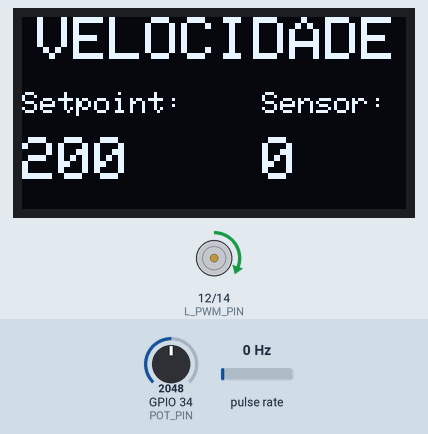
Simulated run of this sketch. Board: ESP32. On the bench: 128×64 one-colour display, motor-driver pin pairs drawn as motors (green arrow = first pin HIGH = forward, orange = second pin HIGH = backward, longer = more drive). Wiring (inferred from the names in the program): pulse sensor: data GPIO 13. The inputs (shaded band) are chosen by the test bench; at power-on: GPIO 34 (POT_PIN) = 2048, pulse rate 0 Hz (analog values on the 0–4095 scale). What the sketch prints to the serial monitor is not drawn.

Above: at 2.29 s.
2.3 s: GPIO 34 (POT_PIN) set to 1981
At 3.4 s:
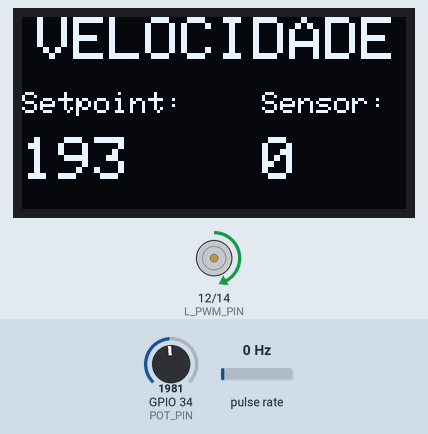
4.0 s: pulse rate (sensor on GPIO 13) set to 100 Hz
At 6.31 s:
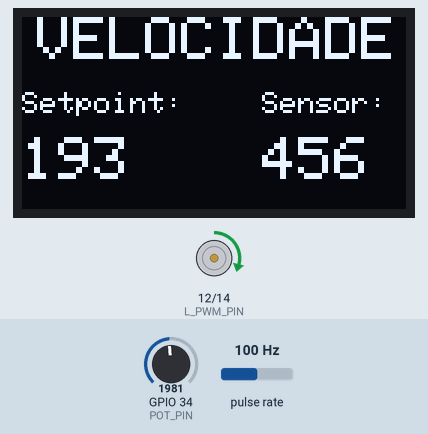
7.0 s: pulse rate (sensor on GPIO 13) set to 150 Hz
At 8.82 s:
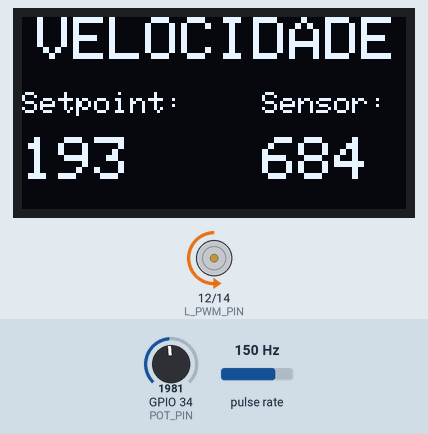
9.0 s: GPIO 34 (POT_PIN) set to 2047
At 10.46 s:
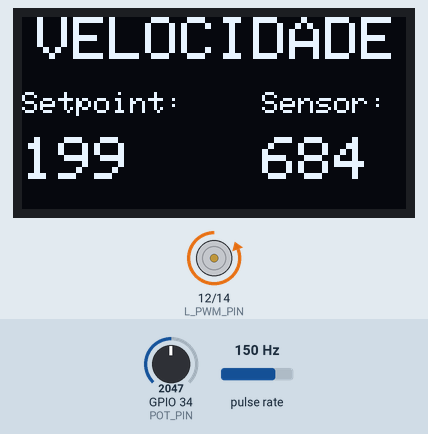
11.1 s: pulse rate (sensor on GPIO 13) set to 4 Hz
At 11.9 s:
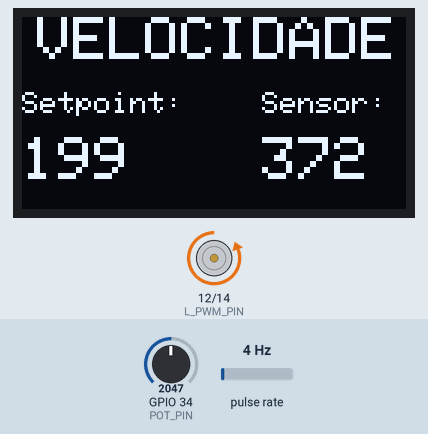
12.6 s: GPIO 34 (POT_PIN) set to 2866
At 17.7 s:
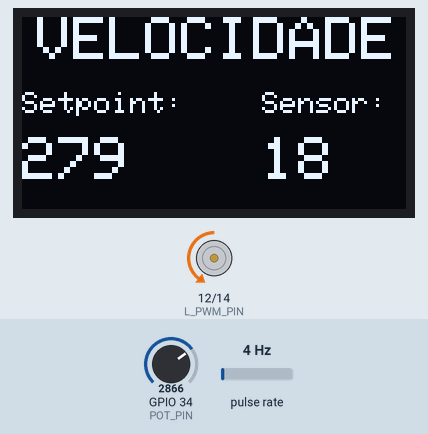
Timing chart, 0 to 24.6 s (numbered marks = the images above; inputs shaded):
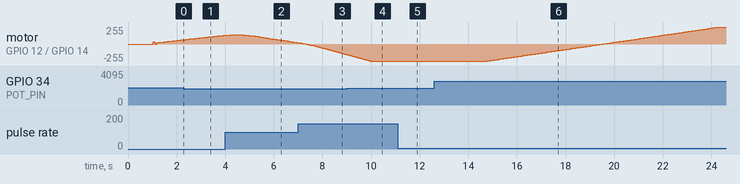

The sketch:

motor-dc-pid-esp32-sketch.ino
```cpp
#include <Wire.h>
#include <Adafruit_GFX.h>
#include <Adafruit_SSD1306.h>

#define DISPLAY_SDA 19
#define DISPLAY_SCL 18
#define DISPLAY_VCC 17
#define DISPLAY_GND 5
#define L_PWM_PIN 12
#define R_PWM_PIN 14
#define H_BRIDGE_FREQUENCY 5000
#define H_BRIDGE_RESOLUTION 12
#define ENCODER_PIN 13
#define POT_PIN 34
#define BUTTON_PIN 25
#define BUTTON_GND_PIN 32
#define STARTUP_DELAY_MS 1000
#define NUM_SAMPLES 20
#define LOOP_DELAY_MS 50
#define SETPOINT_MAX_VALUE 400
#define Kp 0.9
#define Ki 5
#define Kd 0.08

Adafruit_SSD1306 display(128, 64, &Wire, -1);

volatile unsigned long pulseCount = 0;
unsigned long previousTime = 0;
unsigned long pulseCountPrev = 0;
float speedBuffer[NUM_SAMPLES] = {0};
int bufferIndex = 0;
int motorSpeed = 0;
int speedSetPoint = 0;
const unsigned long intervalMs = 50;
float previousError = 0;
float penultimateError = 0;
float integral = 0;

void IRAM_ATTR handleEncoderInterrupt() {
  pulseCount++;
}
int getPotValue() {
  return analogRead(POT_PIN);
}

void controlMotor(int value) {
  value = constrain(value, -4095, 4095); // Limitar o valor para o range permitido
  if (value > 0) {
    ledcWrite(L_PWM_PIN, value);
    ledcWrite(R_PWM_PIN, 0);
  } else {
    value = -value;
    ledcWrite(L_PWM_PIN, 0);
    ledcWrite(R_PWM_PIN, value);
  }
}

void calculateMotorSpeed() {
  unsigned long currentTime = millis();
  if (currentTime - previousTime >= intervalMs) {
    noInterrupts();
    unsigned long currentPulseCount = pulseCount;
    interrupts();

    unsigned long pulses = currentPulseCount - pulseCountPrev;
    float currentSpeedRPM = (pulses * 60.0 / 20.0) / (intervalMs / 1000.0);

    // Filtro de média móvel
    speedBuffer[bufferIndex] = currentSpeedRPM;
    bufferIndex = (bufferIndex + 1) % NUM_SAMPLES;

    motorSpeed = 0.0;
    for (int i = 0; i < NUM_SAMPLES; i++) {
      motorSpeed += speedBuffer[i];
    }
    motorSpeed /= NUM_SAMPLES;

    // Atualizar variáveis
    previousTime = currentTime;
    pulseCountPrev = currentPulseCount;
  }
}

bool getButtonState() {
  return digitalRead(BUTTON_PIN) == LOW ? true : false;
}

void setup() {
  Serial.begin(115200);
  analogReadResolution(12);

  // Button
  pinMode(BUTTON_GND_PIN, OUTPUT);
  digitalWrite(BUTTON_GND_PIN, LOW);
  pinMode(BUTTON_PIN, INPUT_PULLUP);

  // Potentiometer
  pinMode(POT_PIN, INPUT);
  analogSetPinAttenuation(POT_PIN, ADC_0db);

  // H Bridge
  ledcAttach(L_PWM_PIN, H_BRIDGE_FREQUENCY, H_BRIDGE_RESOLUTION);
  ledcAttach(R_PWM_PIN, H_BRIDGE_FREQUENCY, H_BRIDGE_RESOLUTION);

  // Encoder
  pinMode(ENCODER_PIN, INPUT);
  attachInterrupt(digitalPinToInterrupt(ENCODER_PIN), handleEncoderInterrupt, RISING);

  // Display
  pinMode(DISPLAY_VCC, OUTPUT);
  pinMode(DISPLAY_GND, OUTPUT);
  digitalWrite(DISPLAY_VCC, HIGH);
  digitalWrite(DISPLAY_GND, LOW);
  Wire.begin(DISPLAY_SDA, DISPLAY_SCL);
  display.begin(SSD1306_SWITCHCAPVCC, 0x3C);
  display.clearDisplay();
  display.setTextColor(SSD1306_WHITE);

  delay(STARTUP_DELAY_MS);
}

void loop() {
  // Leitura do potenciômetro e cálculo do setpoint
  int potValue = getPotValue();
  speedSetPoint = map(potValue, 0, 4095, 0, SETPOINT_MAX_VALUE);

  // Calcula a velocidade atual do motor
  calculateMotorSpeed();

  // Controle PID
  float error = speedSetPoint - motorSpeed;
  float P = Kp * error;
  integral += error * (intervalMs / 1000.0);
  float I = Ki * integral;
  float D = Kd * (error - 2 * previousError + penultimateError) / (intervalMs / 1000.0);
  float output = P + I + D;
  penultimateError = previousError;
  previousError = error;

  // Controla o motor
  controlMotor(output);

  // Atualiza display
  display.clearDisplay();

  display.setTextSize(2);
  display.setCursor(5, 0);
  display.print("VELOCIDADE");

  display.setTextSize(1);
  display.setCursor(0, 25);
  display.print("Setpoint:");

  display.setTextSize(2);
  display.setCursor(0, 40);
  display.print((String)speedSetPoint);

  display.setTextSize(1);
  display.setCursor(80, 25);
  display.print("Sensor:");

  display.setTextSize(2);
  display.setCursor(80, 40);
  display.print((String)motorSpeed);

  display.display();

  // Envia por serial
  Serial.print("Setpoint:");
  Serial.print(speedSetPoint);
  Serial.print(",RPM:");
  Serial.println(motorSpeed);

  delay(LOOP_DELAY_MS);
}
```

Measured:
- the behaviour switches between 2048 and 2047 on GPIO 34 (POT_PIN) (found by bisection; images 0 and 1)
- after the input at 2.3 s, the display: changes after 0.05 s (image 1)
- after the input at 4.0 s, the display: first changes after 0.09 s (image 2 shows a later state)
- after the input at 7.0 s, the display: first changes after 0.13 s (image 3 shows a later state)
- after the input at 9.0 s, the display: changes at once (image 4)
- after the input at 11.1 s, the display: first changes after 0.05 s (image 5 shows a later state)
